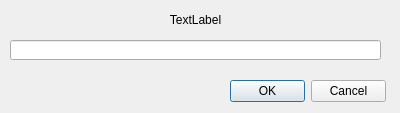
<?xml version="1.0" encoding="UTF-8"?>
<ui version="4.0">
 <class>TextInputDialogClass</class>
 <widget class="QWidget" name="TextInputDialogClass">
  <property name="geometry">
   <rect>
    <x>0</x>
    <y>0</y>
    <width>400</width>
    <height>113</height>
   </rect>
  </property>
  <property name="windowTitle">
   <string/>
  </property>
  <widget class="QDialogButtonBox" name="buttonBox">
   <property name="geometry">
    <rect>
     <x>230</x>
     <y>80</y>
     <width>156</width>
     <height>23</height>
    </rect>
   </property>
   <property name="standardButtons">
    <set>QDialogButtonBox::Cancel|QDialogButtonBox::Ok</set>
   </property>
  </widget>
  <widget class="QLineEdit" name="lineEdit">
   <property name="geometry">
    <rect>
     <x>10</x>
     <y>40</y>
     <width>371</width>
     <height>20</height>
    </rect>
   </property>
   <property name="alignment">
    <set>Qt::AlignCenter</set>
   </property>
  </widget>
  <widget class="QLabel" name="prompt">
   <property name="geometry">
    <rect>
     <x>10</x>
     <y>10</y>
     <width>371</width>
     <height>20</height>
    </rect>
   </property>
   <property name="text">
    <string>TextLabel</string>
   </property>
   <property name="alignment">
    <set>Qt::AlignCenter</set>
   </property>
  </widget>
 </widget>
 <resources/>
 <connections/>
</ui>
